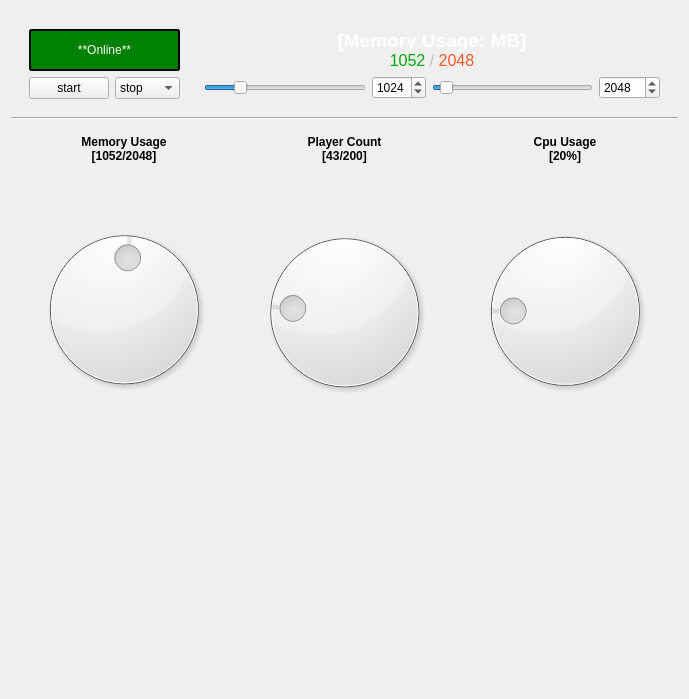
<?xml version="1.0" encoding="UTF-8"?>
<ui version="4.0">
 <class>OverviewTab</class>
 <widget class="QWidget" name="OverviewTab">
  <property name="geometry">
   <rect>
    <x>0</x>
    <y>0</y>
    <width>689</width>
    <height>699</height>
   </rect>
  </property>
  <property name="sizePolicy">
   <sizepolicy hsizetype="Preferred" vsizetype="Preferred">
    <horstretch>0</horstretch>
    <verstretch>0</verstretch>
   </sizepolicy>
  </property>
  <property name="windowTitle">
   <string>OverViewTab</string>
  </property>
  <layout class="QVBoxLayout" name="verticalLayout" stretch="0,0,2">
   <property name="spacing">
    <number>0</number>
   </property>
   <property name="bottomMargin">
    <number>0</number>
   </property>
   <item>
    <widget class="QWidget" name="InfoWidget" native="true">
     <layout class="QHBoxLayout" name="horizontalLayout">
      <item>
       <widget class="QFrame" name="StartControls">
        <layout class="QVBoxLayout" name="verticalLayout_4">
         <item>
          <widget class="QLabel" name="onlineText">
           <property name="styleSheet">
            <string notr="true">background-color:green;
color: white;
border: 2px solid black;
border-radius:3px;</string>
           </property>
           <property name="frameShape">
            <enum>QFrame::NoFrame</enum>
           </property>
           <property name="frameShadow">
            <enum>QFrame::Raised</enum>
           </property>
           <property name="text">
            <string>**Online**</string>
           </property>
           <property name="textFormat">
            <enum>Qt::MarkdownText</enum>
           </property>
           <property name="alignment">
            <set>Qt::AlignCenter</set>
           </property>
          </widget>
         </item>
         <item>
          <layout class="QHBoxLayout" name="StartControlButtons">
           <item>
            <widget class="QPushButton" name="StartButton">
             <property name="enabled">
              <bool>true</bool>
             </property>
             <property name="text">
              <string>start</string>
             </property>
            </widget>
           </item>
           <item>
            <widget class="QComboBox" name="StopButton">
             <item>
              <property name="text">
               <string>stop</string>
              </property>
             </item>
             <item>
              <property name="text">
               <string>restart</string>
              </property>
             </item>
            </widget>
           </item>
          </layout>
         </item>
        </layout>
       </widget>
      </item>
      <item>
       <widget class="QFrame" name="MemoryControls">
        <property name="enabled">
         <bool>true</bool>
        </property>
        <layout class="QVBoxLayout" name="MemoryControl_2">
         <item>
          <widget class="QLabel" name="MemoryUsageText">
           <property name="enabled">
            <bool>false</bool>
           </property>
           <property name="styleSheet">
            <string notr="true">/*background-color:white;
color: white;*/</string>
           </property>
           <property name="text">
            <string>&lt;html&gt;&lt;head/&gt;&lt;body&gt;&lt;p align=&quot;center&quot;&gt;&lt;span style=&quot; font-size:14pt; font-weight:600; color:#ffffff;&quot;&gt;[Memory Usage: MB]&lt;/span&gt;&lt;br/&gt;&lt;span style=&quot; font-size:12pt; color:#00aa00;&quot;&gt;1052&lt;/span&gt;&lt;span style=&quot; font-size:12pt;&quot;&gt; / &lt;/span&gt;&lt;span style=&quot; font-size:12pt; color:#fe5825;&quot;&gt;2048&lt;/span&gt;&lt;/p&gt;&lt;/body&gt;&lt;/html&gt;</string>
           </property>
           <property name="textFormat">
            <enum>Qt::MarkdownText</enum>
           </property>
           <property name="alignment">
            <set>Qt::AlignHCenter|Qt::AlignTop</set>
           </property>
          </widget>
         </item>
         <item>
          <layout class="QHBoxLayout" name="MemoryControlSliders">
           <item>
            <widget class="QSlider" name="MinMemory">
             <property name="minimum">
              <number>256</number>
             </property>
             <property name="maximum">
              <number>4096</number>
             </property>
             <property name="sliderPosition">
              <number>1024</number>
             </property>
             <property name="orientation">
              <enum>Qt::Horizontal</enum>
             </property>
            </widget>
           </item>
           <item>
            <widget class="QSpinBox" name="MinMemoryNumber">
             <property name="minimum">
              <number>256</number>
             </property>
             <property name="maximum">
              <number>4096</number>
             </property>
             <property name="value">
              <number>1024</number>
             </property>
            </widget>
           </item>
           <item>
            <widget class="QSlider" name="MaxMemory">
             <property name="minimum">
              <number>512</number>
             </property>
             <property name="maximum">
              <number>32768</number>
             </property>
             <property name="sliderPosition">
              <number>2048</number>
             </property>
             <property name="orientation">
              <enum>Qt::Horizontal</enum>
             </property>
             <property name="invertedAppearance">
              <bool>false</bool>
             </property>
             <property name="invertedControls">
              <bool>false</bool>
             </property>
            </widget>
           </item>
           <item>
            <widget class="QSpinBox" name="MaxMemoryNumber">
             <property name="minimum">
              <number>512</number>
             </property>
             <property name="maximum">
              <number>32768</number>
             </property>
             <property name="value">
              <number>2048</number>
             </property>
            </widget>
           </item>
          </layout>
         </item>
        </layout>
       </widget>
      </item>
     </layout>
    </widget>
   </item>
   <item>
    <widget class="Line" name="line">
     <property name="orientation">
      <enum>Qt::Horizontal</enum>
     </property>
    </widget>
   </item>
   <item>
    <widget class="QWidget" name="UsageWidget" native="true">
     <property name="sizePolicy">
      <sizepolicy hsizetype="Preferred" vsizetype="Preferred">
       <horstretch>0</horstretch>
       <verstretch>0</verstretch>
      </sizepolicy>
     </property>
     <property name="minimumSize">
      <size>
       <width>0</width>
       <height>243</height>
      </size>
     </property>
     <layout class="QHBoxLayout" name="horizontalLayout_2" stretch="1,1,1">
      <property name="spacing">
       <number>6</number>
      </property>
      <property name="leftMargin">
       <number>6</number>
      </property>
      <property name="topMargin">
       <number>6</number>
      </property>
      <property name="rightMargin">
       <number>6</number>
      </property>
      <item>
       <widget class="QWidget" name="MemoryUsage" native="true">
        <property name="sizePolicy">
         <sizepolicy hsizetype="Preferred" vsizetype="Preferred">
          <horstretch>0</horstretch>
          <verstretch>0</verstretch>
         </sizepolicy>
        </property>
        <property name="minimumSize">
         <size>
          <width>188</width>
          <height>0</height>
         </size>
        </property>
        <layout class="QVBoxLayout" name="MemoryUsageDial" stretch="0,0">
         <property name="spacing">
          <number>0</number>
         </property>
         <property name="leftMargin">
          <number>6</number>
         </property>
         <property name="rightMargin">
          <number>6</number>
         </property>
         <property name="bottomMargin">
          <number>6</number>
         </property>
         <item>
          <widget class="QLabel" name="Label">
           <property name="maximumSize">
            <size>
             <width>16777215</width>
             <height>50</height>
            </size>
           </property>
           <property name="text">
            <string>&lt;html&gt;&lt;head/&gt;&lt;body&gt;&lt;p align=&quot;center&quot;&gt;&lt;span style=&quot; font-weight:600;&quot;&gt;Memory Usage&lt;br/&gt;[1052/2048]&lt;/span&gt;&lt;/p&gt;&lt;/body&gt;&lt;/html&gt;</string>
           </property>
           <property name="textFormat">
            <enum>Qt::MarkdownText</enum>
           </property>
           <property name="alignment">
            <set>Qt::AlignLeading|Qt::AlignLeft|Qt::AlignTop</set>
           </property>
          </widget>
         </item>
         <item>
          <widget class="QWidget" name="widget_3" native="true">
           <layout class="QGridLayout" name="gridLayout_2">
            <property name="topMargin">
             <number>0</number>
            </property>
            <property name="bottomMargin">
             <number>250</number>
            </property>
            <item row="0" column="0">
             <widget class="QDial" name="Guage_2">
              <property name="enabled">
               <bool>true</bool>
              </property>
              <property name="sizePolicy">
               <sizepolicy hsizetype="Preferred" vsizetype="Preferred">
                <horstretch>0</horstretch>
                <verstretch>0</verstretch>
               </sizepolicy>
              </property>
              <property name="minimumSize">
               <size>
                <width>0</width>
                <height>0</height>
               </size>
              </property>
              <property name="maximumSize">
               <size>
                <width>16777215</width>
                <height>16777215</height>
               </size>
              </property>
              <property name="palette">
               <palette>
                <active>
                 <colorrole role="Highlight">
                  <brush brushstyle="SolidPattern">
                   <color alpha="255">
                    <red>218</red>
                    <green>191</green>
                    <blue>55</blue>
                   </color>
                  </brush>
                 </colorrole>
                </active>
                <inactive>
                 <colorrole role="Highlight">
                  <brush brushstyle="SolidPattern">
                   <color alpha="255">
                    <red>218</red>
                    <green>191</green>
                    <blue>55</blue>
                   </color>
                  </brush>
                 </colorrole>
                </inactive>
                <disabled>
                 <colorrole role="Highlight">
                  <brush brushstyle="SolidPattern">
                   <color alpha="255">
                    <red>218</red>
                    <green>191</green>
                    <blue>55</blue>
                   </color>
                  </brush>
                 </colorrole>
                </disabled>
               </palette>
              </property>
              <property name="mouseTracking">
               <bool>false</bool>
              </property>
              <property name="toolTipDuration">
               <number>3</number>
              </property>
              <property name="autoFillBackground">
               <bool>false</bool>
              </property>
              <property name="styleSheet">
               <string notr="true">selection-background-color: rgb(218, 191, 55);</string>
              </property>
              <property name="minimum">
               <number>0</number>
              </property>
              <property name="maximum">
               <number>2048</number>
              </property>
              <property name="singleStep">
               <number>1</number>
              </property>
              <property name="value">
               <number>1052</number>
              </property>
              <property name="tracking">
               <bool>true</bool>
              </property>
              <property name="orientation">
               <enum>Qt::Horizontal</enum>
              </property>
              <property name="invertedAppearance">
               <bool>false</bool>
              </property>
              <property name="notchesVisible">
               <bool>false</bool>
              </property>
             </widget>
            </item>
           </layout>
          </widget>
         </item>
        </layout>
       </widget>
      </item>
      <item>
       <widget class="QWidget" name="PlayerCount" native="true">
        <property name="sizePolicy">
         <sizepolicy hsizetype="Preferred" vsizetype="Preferred">
          <horstretch>0</horstretch>
          <verstretch>0</verstretch>
         </sizepolicy>
        </property>
        <property name="minimumSize">
         <size>
          <width>188</width>
          <height>0</height>
         </size>
        </property>
        <layout class="QVBoxLayout" name="PlayerCountDial" stretch="0,0">
         <property name="leftMargin">
          <number>6</number>
         </property>
         <property name="rightMargin">
          <number>6</number>
         </property>
         <property name="bottomMargin">
          <number>6</number>
         </property>
         <item>
          <widget class="QLabel" name="Label_2">
           <property name="maximumSize">
            <size>
             <width>16777215</width>
             <height>50</height>
            </size>
           </property>
           <property name="text">
            <string>&lt;html&gt;&lt;head/&gt;&lt;body&gt;&lt;p align=&quot;center&quot;&gt;&lt;span style=&quot; font-weight:600;&quot;&gt;Player Count&lt;br/&gt;[43/200]&lt;/span&gt;&lt;/p&gt;&lt;/body&gt;&lt;/html&gt;</string>
           </property>
           <property name="textFormat">
            <enum>Qt::MarkdownText</enum>
           </property>
           <property name="alignment">
            <set>Qt::AlignLeading|Qt::AlignLeft|Qt::AlignTop</set>
           </property>
          </widget>
         </item>
         <item>
          <widget class="QWidget" name="widget_2" native="true">
           <layout class="QGridLayout" name="gridLayout_3">
            <property name="topMargin">
             <number>0</number>
            </property>
            <property name="bottomMargin">
             <number>250</number>
            </property>
            <item row="0" column="0">
             <widget class="QDial" name="Guage">
              <property name="enabled">
               <bool>true</bool>
              </property>
              <property name="sizePolicy">
               <sizepolicy hsizetype="Preferred" vsizetype="Preferred">
                <horstretch>0</horstretch>
                <verstretch>0</verstretch>
               </sizepolicy>
              </property>
              <property name="minimumSize">
               <size>
                <width>0</width>
                <height>0</height>
               </size>
              </property>
              <property name="maximumSize">
               <size>
                <width>16777215</width>
                <height>16777215</height>
               </size>
              </property>
              <property name="palette">
               <palette>
                <active>
                 <colorrole role="Highlight">
                  <brush brushstyle="SolidPattern">
                   <color alpha="255">
                    <red>0</red>
                    <green>128</green>
                    <blue>0</blue>
                   </color>
                  </brush>
                 </colorrole>
                </active>
                <inactive>
                 <colorrole role="Highlight">
                  <brush brushstyle="SolidPattern">
                   <color alpha="255">
                    <red>0</red>
                    <green>128</green>
                    <blue>0</blue>
                   </color>
                  </brush>
                 </colorrole>
                </inactive>
                <disabled>
                 <colorrole role="Highlight">
                  <brush brushstyle="SolidPattern">
                   <color alpha="255">
                    <red>0</red>
                    <green>128</green>
                    <blue>0</blue>
                   </color>
                  </brush>
                 </colorrole>
                </disabled>
               </palette>
              </property>
              <property name="mouseTracking">
               <bool>false</bool>
              </property>
              <property name="toolTipDuration">
               <number>3</number>
              </property>
              <property name="autoFillBackground">
               <bool>false</bool>
              </property>
              <property name="styleSheet">
               <string notr="true">selection-background-color: green;</string>
              </property>
              <property name="minimum">
               <number>0</number>
              </property>
              <property name="maximum">
               <number>200</number>
              </property>
              <property name="value">
               <number>43</number>
              </property>
              <property name="orientation">
               <enum>Qt::Horizontal</enum>
              </property>
              <property name="invertedAppearance">
               <bool>false</bool>
              </property>
              <property name="notchesVisible">
               <bool>false</bool>
              </property>
             </widget>
            </item>
           </layout>
          </widget>
         </item>
        </layout>
       </widget>
      </item>
      <item>
       <widget class="QWidget" name="CpuUsage" native="true">
        <property name="sizePolicy">
         <sizepolicy hsizetype="Preferred" vsizetype="Preferred">
          <horstretch>0</horstretch>
          <verstretch>0</verstretch>
         </sizepolicy>
        </property>
        <property name="minimumSize">
         <size>
          <width>188</width>
          <height>0</height>
         </size>
        </property>
        <layout class="QVBoxLayout" name="verticalLayout_2" stretch="0,0">
         <property name="spacing">
          <number>6</number>
         </property>
         <property name="leftMargin">
          <number>6</number>
         </property>
         <property name="rightMargin">
          <number>6</number>
         </property>
         <item>
          <widget class="QLabel" name="Label_3">
           <property name="maximumSize">
            <size>
             <width>16777215</width>
             <height>50</height>
            </size>
           </property>
           <property name="text">
            <string>&lt;html&gt;&lt;head/&gt;&lt;body&gt;&lt;p align=&quot;center&quot;&gt;&lt;span style=&quot; font-weight:600;&quot;&gt;Cpu Usage&lt;br/&gt;[20%]&lt;/span&gt;&lt;/p&gt;&lt;/body&gt;&lt;/html&gt;</string>
           </property>
           <property name="textFormat">
            <enum>Qt::MarkdownText</enum>
           </property>
           <property name="alignment">
            <set>Qt::AlignLeading|Qt::AlignLeft|Qt::AlignTop</set>
           </property>
          </widget>
         </item>
         <item>
          <widget class="QWidget" name="widget" native="true">
           <layout class="QGridLayout" name="gridLayout">
            <property name="topMargin">
             <number>0</number>
            </property>
            <property name="bottomMargin">
             <number>250</number>
            </property>
            <property name="verticalSpacing">
             <number>6</number>
            </property>
            <item row="0" column="0">
             <widget class="QDial" name="Gauge">
              <property name="enabled">
               <bool>true</bool>
              </property>
              <property name="sizePolicy">
               <sizepolicy hsizetype="Preferred" vsizetype="Preferred">
                <horstretch>0</horstretch>
                <verstretch>0</verstretch>
               </sizepolicy>
              </property>
              <property name="minimumSize">
               <size>
                <width>0</width>
                <height>0</height>
               </size>
              </property>
              <property name="maximumSize">
               <size>
                <width>16777215</width>
                <height>16777215</height>
               </size>
              </property>
              <property name="palette">
               <palette>
                <active>
                 <colorrole role="Highlight">
                  <brush brushstyle="SolidPattern">
                   <color alpha="255">
                    <red>218</red>
                    <green>191</green>
                    <blue>55</blue>
                   </color>
                  </brush>
                 </colorrole>
                </active>
                <inactive>
                 <colorrole role="Highlight">
                  <brush brushstyle="SolidPattern">
                   <color alpha="255">
                    <red>218</red>
                    <green>191</green>
                    <blue>55</blue>
                   </color>
                  </brush>
                 </colorrole>
                </inactive>
                <disabled>
                 <colorrole role="Highlight">
                  <brush brushstyle="SolidPattern">
                   <color alpha="255">
                    <red>218</red>
                    <green>191</green>
                    <blue>55</blue>
                   </color>
                  </brush>
                 </colorrole>
                </disabled>
               </palette>
              </property>
              <property name="mouseTracking">
               <bool>false</bool>
              </property>
              <property name="toolTipDuration">
               <number>3</number>
              </property>
              <property name="layoutDirection">
               <enum>Qt::LeftToRight</enum>
              </property>
              <property name="autoFillBackground">
               <bool>false</bool>
              </property>
              <property name="styleSheet">
               <string notr="true">selection-background-color: rgb(218, 191, 55);</string>
              </property>
              <property name="minimum">
               <number>0</number>
              </property>
              <property name="maximum">
               <number>100</number>
              </property>
              <property name="value">
               <number>20</number>
              </property>
              <property name="orientation">
               <enum>Qt::Horizontal</enum>
              </property>
              <property name="invertedAppearance">
               <bool>false</bool>
              </property>
              <property name="notchesVisible">
               <bool>false</bool>
              </property>
             </widget>
            </item>
           </layout>
          </widget>
         </item>
        </layout>
       </widget>
      </item>
     </layout>
    </widget>
   </item>
  </layout>
 </widget>
 <resources/>
 <connections/>
</ui>
